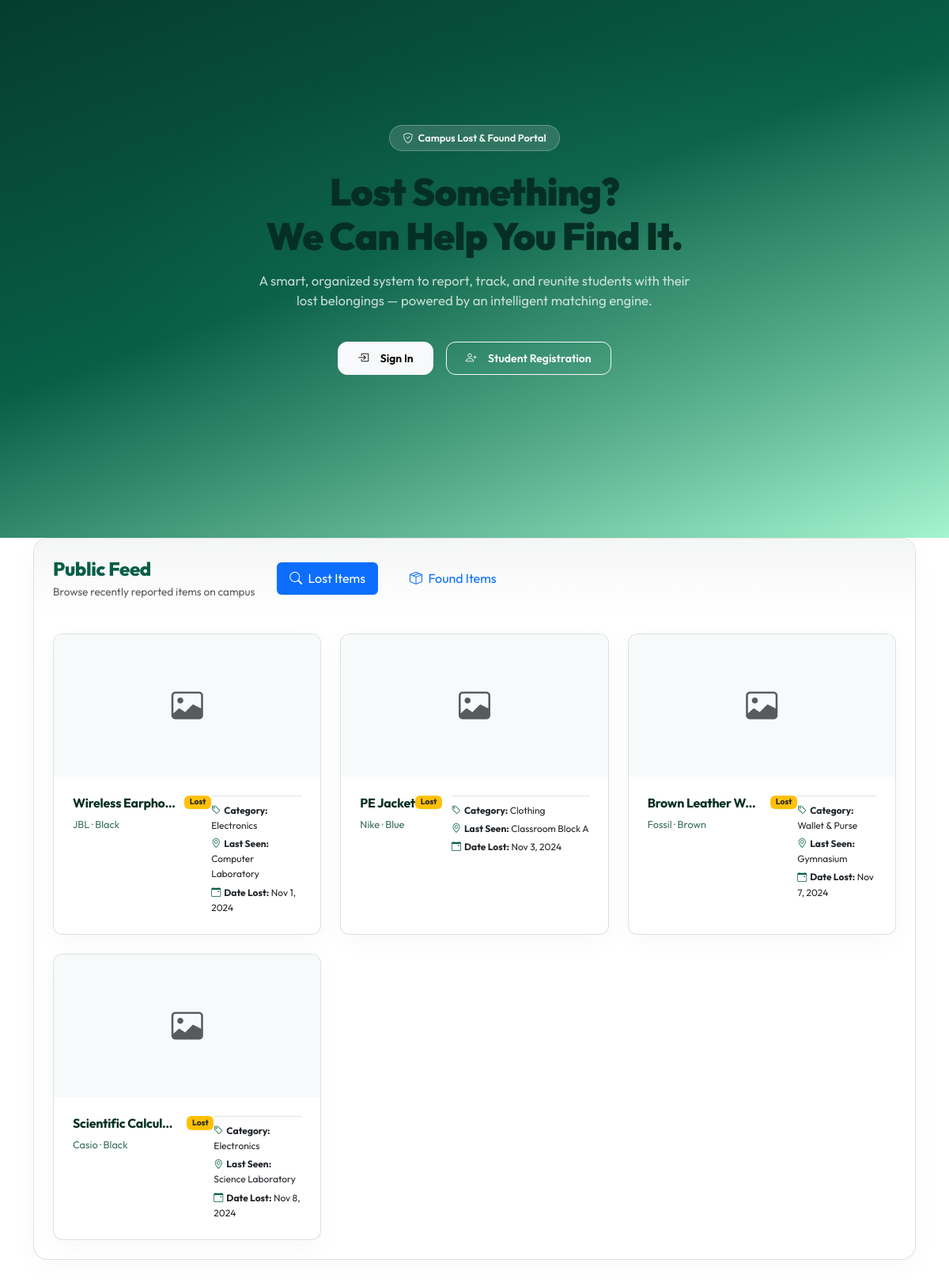
The page / on the database its author committed.
### tables this page shows
CREATE TABLE IF NOT EXISTS `lost_items` (
    `id`            INT UNSIGNED NOT NULL AUTO_INCREMENT,
    `report_number` VARCHAR(20)  NOT NULL,
    `user_id`       INT UNSIGNED NOT NULL,
    `category_id`   INT UNSIGNED NOT NULL,
    `location_id`   INT UNSIGNED NOT NULL,
    `item_name`     VARCHAR(150) NOT NULL,
    `brand`         VARCHAR(100) NULL DEFAULT NULL,
    `color`         VARCHAR(50)  NULL DEFAULT NULL,
    `description`   TEXT         NULL DEFAULT NULL,
    `date_lost`     DATE         NOT NULL,
    `time_lost`     TIME         NULL DEFAULT NULL,
    `status`        ENUM('pending','active','matched','claimed','closed') NOT NULL DEFAULT 'pending',
    `admin_notes`   TEXT         NULL DEFAULT NULL,
    `created_at`    DATETIME     NOT NULL DEFAULT CURRENT_TIMESTAMP,
    `updated_at`    DATETIME     NOT NULL DEFAULT CURRENT_TIMESTAMP ON UPDATE CURRENT_TIMESTAMP,
    PRIMARY KEY (`id`),
    UNIQUE KEY `uq_report_number` (`report_number`),
    KEY `idx_user_id`   (`user_id`),
    KEY `idx_status`    (`status`),
    KEY `idx_date_lost` (`date_lost`),
    FULLTEXT KEY `ft_lost_search` (`item_name`,`brand`,`color`,`description`),
    CONSTRAINT `fk_lost_user`     FOREIGN KEY (`user_id`)     REFERENCES `users`(`id`)      ON DELETE CASCADE,
    CONSTRAINT `fk_lost_category` FOREIGN KEY (`category_id`) REFERENCES `categories`(`id`) ON DELETE RESTRICT,
    CONSTRAINT `fk_lost_location` FOREIGN KEY (`location_id`) REFERENCES `locations`(`id`)  ON DELETE RESTRICT
);

CREATE TABLE IF NOT EXISTS `categories` (
    `id`          INT UNSIGNED NOT NULL AUTO_INCREMENT,
    `name`        VARCHAR(100) NOT NULL,
    `description` TEXT         NULL DEFAULT NULL,
    `icon`        VARCHAR(50)  NOT NULL DEFAULT 'bi-tag',
    `color`       VARCHAR(20)  NOT NULL DEFAULT '#065F46',
    `status`      ENUM('active','inactive') NOT NULL DEFAULT 'active',
    `created_at`  DATETIME     NOT NULL DEFAULT CURRENT_TIMESTAMP,
    PRIMARY KEY (`id`),
    UNIQUE KEY `uq_name` (`name`),
    KEY `idx_status` (`status`)
);

CREATE TABLE IF NOT EXISTS `locations` (
    `id`          INT UNSIGNED NOT NULL AUTO_INCREMENT,
    `name`        VARCHAR(100) NOT NULL,
    `building`    VARCHAR(100) NULL DEFAULT NULL,
    `floor`       VARCHAR(50)  NULL DEFAULT NULL,
    `description` TEXT         NULL DEFAULT NULL,
    `status`      ENUM('active','inactive') NOT NULL DEFAULT 'active',
    `created_at`  DATETIME     NOT NULL DEFAULT CURRENT_TIMESTAMP,
    PRIMARY KEY (`id`),
    KEY `idx_status` (`status`)
);

### config/database.php (called while the page is built, shortened)
<?php
class Database
{
    private static ?Database $instance = null;
    private PDO $connection;
    private function __construct()
    {
        $dsn = sprintf(
            'mysql:host=%s;port=%s;dbname=%s;charset=%s',
            DB_HOST, DB_PORT, DB_NAME, DB_CHARSET
        );
        $options = [
            PDO::ATTR_ERRMODE            => PDO::ERRMODE_EXCEPTION,
            PDO::ATTR_DEFAULT_FETCH_MODE => PDO::FETCH_ASSOC,
            PDO::ATTR_EMULATE_PREPARES   => false,
            PDO::MYSQL_ATTR_INIT_COMMAND => "SET NAMES utf8mb4 COLLATE utf8mb4_unicode_ci",
        ];
        try {
            $this->connection = new PDO($dsn, DB_USER, DB_PASS, $options);
        } catch (PDOException $e) {
            if (APP_DEBUG) {
                die('<div style="background:#f8d7da;color:#721c24;padding:1rem;font-family:monospace;border-radius:4px;">
                    <strong>Database Connection Failed:</strong><br>' . htmlspecialchars($e->getMessage()) . '
                </div>');
            }
            die('A database error occurred. Please try again later.');
        }
    }
    public static function getInstance(): Database
    {
        if (self::$instance === null) {
            self::$instance = new self();
        }
        return self::$instance;
    }
    public function query(string $sql, array $params = []): PDOStatement
    {
        $stmt = $this->connection->prepare($sql);
        $stmt->execute($params);
        return $stmt;
    }
    public function fetchOne(string $sql, array $params = []): array|false
    {
        return $this->query($sql, $params)->fetch();
    }
    public function fetchAll(string $sql, array $params = []): array
    {
        return $this->query($sql, $params)->fetchAll();
    }
}
function db(): Database
{
    return Database::getInstance();
}

### includes/claim_ml.php (called while the page is built, shortened)
<?php
final class ClaimMlService
{
    private PDO $pdo;
    private ?bool $ready = null;
    public function __construct(PDO $pdo) { $this->pdo = $pdo; }
    public function schemaReady(): bool
    {
        if ($this->ready === null) {
            $row = $this->one("SELECT COUNT(*) AS n FROM information_schema.tables WHERE table_schema=DATABASE()
                AND table_name IN ('found_item_verification','decision_tree_models','claim_assessments','claim_verifications','item_photo_visibility')");
            $this->ready = (int)$row['n'] === 5;
        }
        return $this->ready;
    }
    private function run(string $sql, array $params = []): PDOStatement
    {
        $stmt = $this->pdo->prepare($sql);
        $stmt->execute($params);
        return $stmt;
    }
    private function one(string $sql, array $params = []): array|false { return $this->run($sql, $params)->fetch(PDO::FETCH_ASSOC); }
}
function claimMl(): ClaimMlService
{
    static $service;
    return $service ??= new ClaimMlService(db()->getConnection());
}

### includes/functions.php (called while the page is built, shortened)
<?php
require_once __DIR__ . '/../config/database.php';
function e(mixed $val): string
{
    return htmlspecialchars((string)($val ?? ''), ENT_QUOTES | ENT_HTML5, 'UTF-8');
}
function formatDate(string $date, string $format = 'M j, Y'): string
{
    return date($format, strtotime($date));
}
function itemPrimaryPhoto(string $type, int $id): ?string
{
    require_once __DIR__ . '/claim_ml.php';
    $row = db()->fetchOne(
        'SELECT p.photo_path FROM item_photos p JOIN item_photo_visibility v ON v.photo_id=p.id AND v.is_public=1
         WHERE p.item_type = ? AND p.item_id = ? ORDER BY p.is_primary DESC,p.id LIMIT 1',
        [$type, $id]
    );
    return $row ? photoUrl($row['photo_path']) : null;
}

### index.php (the view, shortened to what this page needs)
<?php
require_once __DIR__ . '/config/database.php';
require_once __DIR__ . '/includes/functions.php';
require_once __DIR__ . '/includes/claim_ml.php';
$privacyReady = claimMl()->schemaReady();
$lostItems = db()->fetchAll(
    'SELECT li.id,li.item_name,li.brand,li.color,li.date_lost,c.name AS cat,l.name AS loc
     FROM lost_items li
     LEFT JOIN categories c ON li.category_id=c.id
     LEFT JOIN locations l ON li.location_id=l.id
     WHERE li.status = "active"
     ORDER BY li.created_at DESC LIMIT 6'
);
?>
<!DOCTYPE html>
<html lang="en">
<head>
  <link rel="stylesheet" href="https://cdn.jsdelivr.net/npm/bootstrap@5.3.2/dist/css/bootstrap.min.css">
  <link rel="stylesheet" href="https://cdn.jsdelivr.net/npm/bootstrap-icons@1.11.3/font/bootstrap-icons.min.css">
  <link rel="stylesheet" href="<?= ASSETS_URL ?>/css/style.css?v=<?= filemtime(BASE_PATH . '/assets/css/style.css') ?>">
</head>
<body style="background: var(--bg); color: var(--text);">
<section class="landing-hero" style="min-height: 85vh; padding-bottom: 5rem;">
  <div class="hero-content animate-fade-in">
    <div class="hero-badge">
      <i class="bi bi-shield-check"></i> Campus Lost &amp; Found Portal
    </div>
    <h1 class="hero-title">
      Lost Something?<br>We Can Help You Find It.
    </h1>
    <p class="hero-desc">
      A smart, organized system to report, track, and reunite students with their lost belongings — powered by an intelligent matching engine.
    </p>
    <div class="hero-cta">
      <a href="<?= BASE_URL ?>/login.php" class="btn btn-light btn-lg px-4 fw-700" id="btnLogin">
        <i class="bi bi-box-arrow-in-right me-2"></i> Sign In
      </a>
      <a href="<?= BASE_URL ?>/register.php" class="btn btn-outline-light btn-lg px-4" id="btnRegister">
        <i class="bi bi-person-plus me-2"></i> Student Registration
      </a>
    </div>
  </div>
</section>
<section class="container py-5" style="margin-top: -3rem; position: relative; z-index: 10;">
  <div class="card shadow-lg border-0" style="border-radius: var(--radius-md);">
    <div class="card-header bg-white border-0 pt-4 px-4">
      <div class="d-flex justify-content-between align-items-center flex-wrap gap-3">
        <div>
          <h2 class="fw-800 text-primary mb-1" style="font-size: 1.5rem;">Public Feed</h2>
          <p class="text-muted mb-0" style="font-size: 0.85rem;">Browse recently reported items on campus</p>
        </div>
        <ul class="nav nav-pills" id="feedTabs" role="tablist">
          <li class="nav-item" role="presentation">
            <button class="nav-link active btn-sm px-3" id="lost-tab" data-bs-toggle="pill" data-bs-target="#lost-pane" type="button" role="tab" aria-selected="true">
              <i class="bi bi-search me-1"></i> Lost Items
            </button>
          </li>
          <li class="nav-item" role="presentation">
            <button class="nav-link btn-sm px-3" id="found-tab" data-bs-toggle="pill" data-bs-target="#found-pane" type="button" role="tab" aria-selected="false">
              <i class="bi bi-box-seam me-1"></i> Found Items
            </button>
          </li>
        </ul>
      </div>
    </div>
    <div class="card-body p-4">
      <div class="tab-content" id="feedTabsContent">
        <div class="tab-pane fade show active" id="lost-pane" role="tabpanel" tabindex="0">
          <?php if (empty($lostItems)): ?>
            <div class="text-center py-5 text-muted">
              <i class="bi bi-info-circle display-4 mb-2"></i>
              <p>No active lost item reports currently listed.</p>
            </div>
          <?php else: ?>
            <div class="row g-4">
              <?php foreach ($lostItems as $item):
                $photo = itemPrimaryPhoto('lost', $item['id']);
              ?>
                <div class="col-md-6 col-lg-4">
                  <div class="card h-100 border" style="border-radius: var(--radius);">
                    <?php if ($photo): ?>
                      <img src="<?= e($photo) ?>" class="card-img-top" style="height: 180px; object-fit: cover;" alt="<?= e($item['item_name']) ?>">
                    <?php else: ?>
                      <div class="d-flex align-items-center justify-content-center bg-light text-muted" style="height: 180px;">
                        <i class="bi bi-image" style="font-size: 2.5rem;"></i>
                      </div>
                    <?php endif; ?>
                    <div class="card-body d-flex flex-direction-column justify-content-between">
                      <div>
                        <div class="d-flex justify-content-between align-items-start mb-2">
                          <h5 class="fw-700 text-truncate mb-0" style="font-size: 1rem; max-width: 75%;"><?= e($item['item_name']) ?></h5>
                          <span class="badge bg-warning text-dark" style="font-size: 0.65rem;">Lost</span>
                        </div>
                        <p class="text-muted-sm mb-3" style="font-size: 0.8rem;"><?= e(implode(' · ', array_filter([$item['brand'], $item['color']]))) ?></p>
                      </div>
                      <div class="border-top pt-2" style="font-size: 0.75rem;">
                        <div class="mb-1"><i class="bi bi-tag me-1 text-primary"></i><strong>Category:</strong> <?= e($item['cat']) ?></div>
                        <div class="mb-1"><i class="bi bi-geo-alt me-1 text-primary"></i><strong>Last Seen:</strong> <?= e($item['loc']) ?></div>
                        <div><i class="bi bi-calendar-event me-1 text-primary"></i><strong>Date Lost:</strong> <?= formatDate($item['date_lost']) ?></div>
                      </div>
                    </div>
                  </div>
                </div>
              <?php endforeach; ?>
            </div>
          <?php endif; ?>
        </div>
      </div>
    </div>
  </div>
</section>
</body>
</html>

### assets/css/style.css (style rules this page uses)
:root { --primary-h: 163; --primary-s: 84%; --primary-l: 20%; --primary: hsl(var(--primary-h), var(--primary-s), var(--primary-l)); --primary-dark: hsl(var(--primary-h), var(--primary-s), 13%); --primary-light: hsl(152, 81%, 80%); --primary-ultra: hsl(152, 81%, 96%); --accent: hsl(161, 93%, 30%); --accent-hover: hsl(162, 90%, 24%); --success: #10B981; --danger: #EF4444; --warning: #F59E0B; --info: #3B82F6; --purple: #8B5CF6; --bg: #FFFFFF; --surface: #FFFFFF; --surface-2: #F4F6F5; --border: rgba(6, 47, 36, 0.14); --border-dark: rgba(6, 47, 36, 0.24); --text: #062F24; --text-muted: #3B6E60; --text-light: #6B9E90; --sidebar-bg: #065F46; --sidebar-width: 260px; --sidebar-text: #A7F3D0; --sidebar-hover: rgba(167, 243, 208, 0.08); --sidebar-active: rgba(167, 243, 208, 0.2); --sidebar-icon: #A7F3D0; --shadow-sm: 0 2px 8px rgba(6, 47, 36, 0.04), 0 1px 3px rgba(6, 47, 36, 0.02); --shadow: 0 8px 24px rgba(6, 47, 36, 0.06), 0 2px 6px rgba(6, 47, 36, 0.03); --shadow-md: 0 16px 40px rgba(6, 47, 36, 0.08), 0 4px 12px rgba(6, 47, 36, 0.04); --shadow-lg: 0 24px 60px rgba(6, 47, 36, 0.12), 0 8px 30px rgba(6, 47, 36, 0.06); --radius-sm: 8px; --radius: 12px; --radius-md: 18px; --radius-lg: 24px; --radius-xl: 32px; --transition: all 0.25s cubic-bezier(0.4, 0, 0.2, 1); --transition-slow: all 0.4s cubic-bezier(0.4,0,0.2,1); }
*, *::before, *::after { box-sizing: border-box; }
html { font-size: 14.5px; scroll-behavior: smooth; }
@media (min-width: 768px) { html { font-size: 16px; } }
h1, h2, h3, h4, h5, h6 { font-family: 'Outfit', sans-serif !important; font-weight: 700; color: var(--text); letter-spacing: -0.015em; }
h1 { font-size: 1.8rem; }
h2 { font-size: 1.45rem; }
h5 { font-size: 0.95rem; }
p { line-height: 1.5; color: var(--text-muted); }
body { font-family: 'Outfit', 'Plus Jakarta Sans', 'Inter', system-ui, -apple-system, sans-serif; background: var(--bg); color: var(--text); line-height: 1.6; min-height: 100vh; transition: background 0.3s, color 0.3s; overflow-x: hidden; }
a { color: var(--primary); text-decoration: none; transition: var(--transition); }
.nav-item { padding: 0.1rem 0.75rem; }
.card { background: rgba(255, 255, 255, 0.45) !important; backdrop-filter: blur(24px) saturate(170%); -webkit-backdrop-filter: blur(24px) saturate(170%); border: 1px solid var(--border) !important; border-radius: var(--radius-md); box-shadow: 0 8px 32px 0 rgba(6, 47, 36, 0.03) !important; transition: var(--transition-slow); overflow: hidden; }
.card-header { background: linear-gradient(180deg, var(--surface-2), var(--surface)); border-bottom: 1px solid rgba(45, 106, 79, 0.06); padding: 1.15rem 1.5rem; display: flex; align-items: center; justify-content: space-between; gap: 0.5rem; }
.card-body { padding: 1.5rem; }
.btn { display: inline-flex; align-items: center; gap: 0.4rem; font-weight: 600; border-radius: var(--radius); transition: var(--transition-slow); font-size: 0.875rem; padding: 0.6rem 1.25rem; }
.landing-hero { min-height: 100vh; background: linear-gradient(160deg, var(--primary-dark) 0%, var(--primary) 45%, var(--primary-light) 100%); display: flex; align-items: center; justify-content: center; position: relative; overflow: hidden; text-align: center; color: #fff; padding: 2rem; }
.landing-hero::before { content: ''; position: absolute; inset: 0; background: radial-gradient(ellipse at 70% 50%, rgba(82,183,136,0.15) 0%, transparent 60%); }
.hero-content { position: relative; z-index: 1; max-width: 700px; }
.hero-badge { display: inline-flex; align-items: center; gap: 0.4rem; background: rgba(255,255,255,0.15); backdrop-filter: blur(10px); border: 1px solid rgba(255,255,255,0.25); border-radius: 50px; padding: 0.35rem 1rem; font-size: 0.8rem; font-weight: 600; margin-bottom: 1.5rem; color: rgba(255,255,255,0.95); }
.hero-title { font-size: clamp(2rem,5vw,3rem); font-weight: 900; line-height: 1.15; margin-bottom: 1rem; }
.hero-desc { font-size: 1.05rem; color: rgba(255,255,255,0.75); margin-bottom: 2.5rem; max-width: 550px; margin-left: auto; margin-right: auto; }
.hero-cta { display: flex; align-items: center; justify-content: center; gap: 1rem; flex-wrap: wrap; }
.animate-fade-in { animation: fadeIn 0.4s ease; }
.text-primary { color: var(--primary) !important; }
.text-muted-sm { color: var(--text-muted); font-size: 0.8rem; }
.fw-800 { font-weight: 800 !important; }

### rows shown on the page
lost_items: item_name "Wireless Earpho…", brand+color "JBL · Black", category.name "Electronics", location.name "Computer Laboratory", date_lost "Nov 1, 2024"
lost_items: item_name "PE Jacket", brand+color "Nike · Blue", category.name "Clothing", location.name "Classroom Block A", date_lost "Nov 3, 2024"
lost_items: item_name "Brown Leather W…", brand+color "Fossil · Brown", category.name "Wallet & Purse", location.name "Gymnasium", date_lost "Nov 7, 2024"
lost_items: item_name "Scientific Calcul…", brand+color "Casio · Black", category.name "Electronics", location.name "Science Laboratory", date_lost "Nov 8, 2024"
